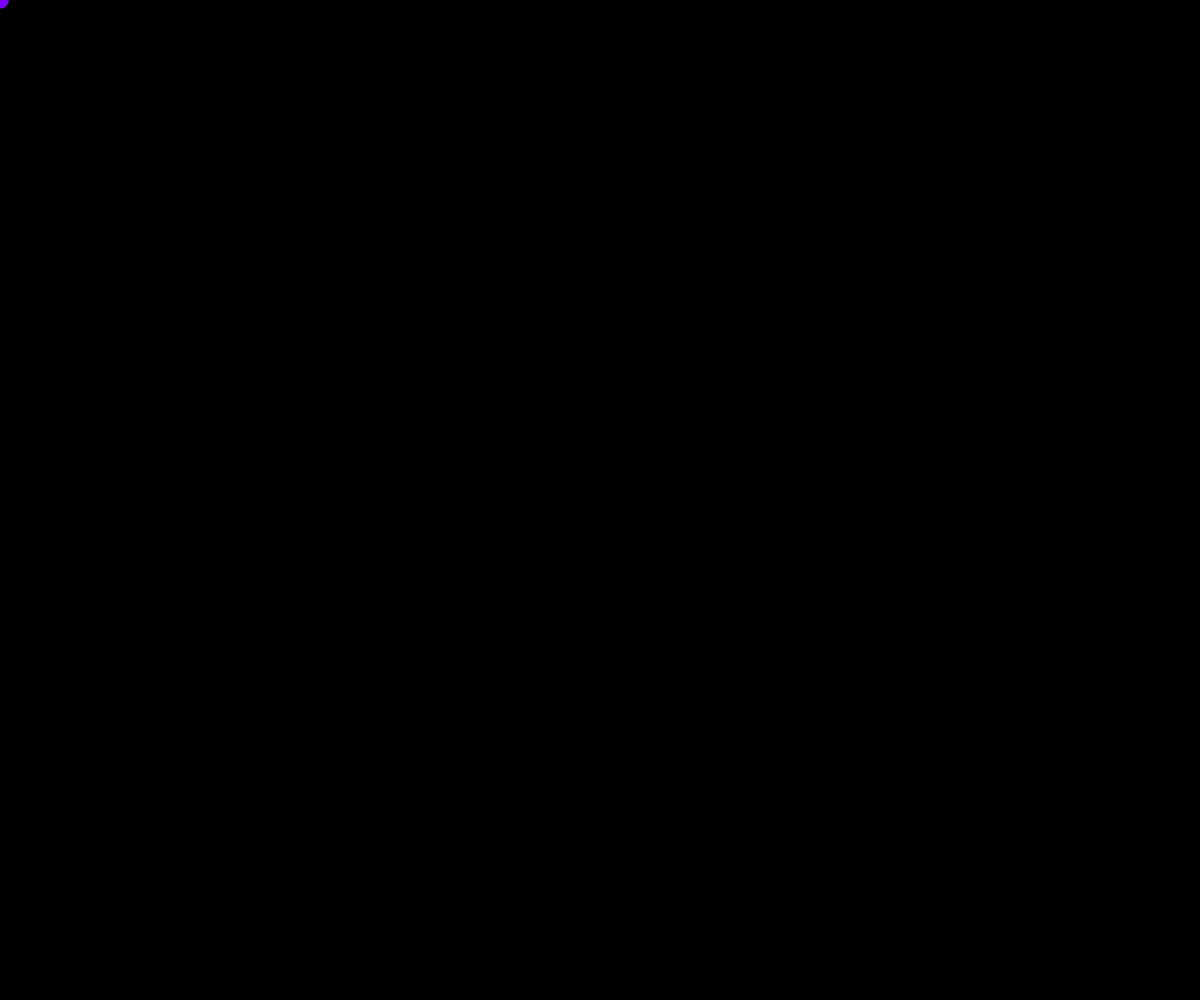
Frame 1 (no input)
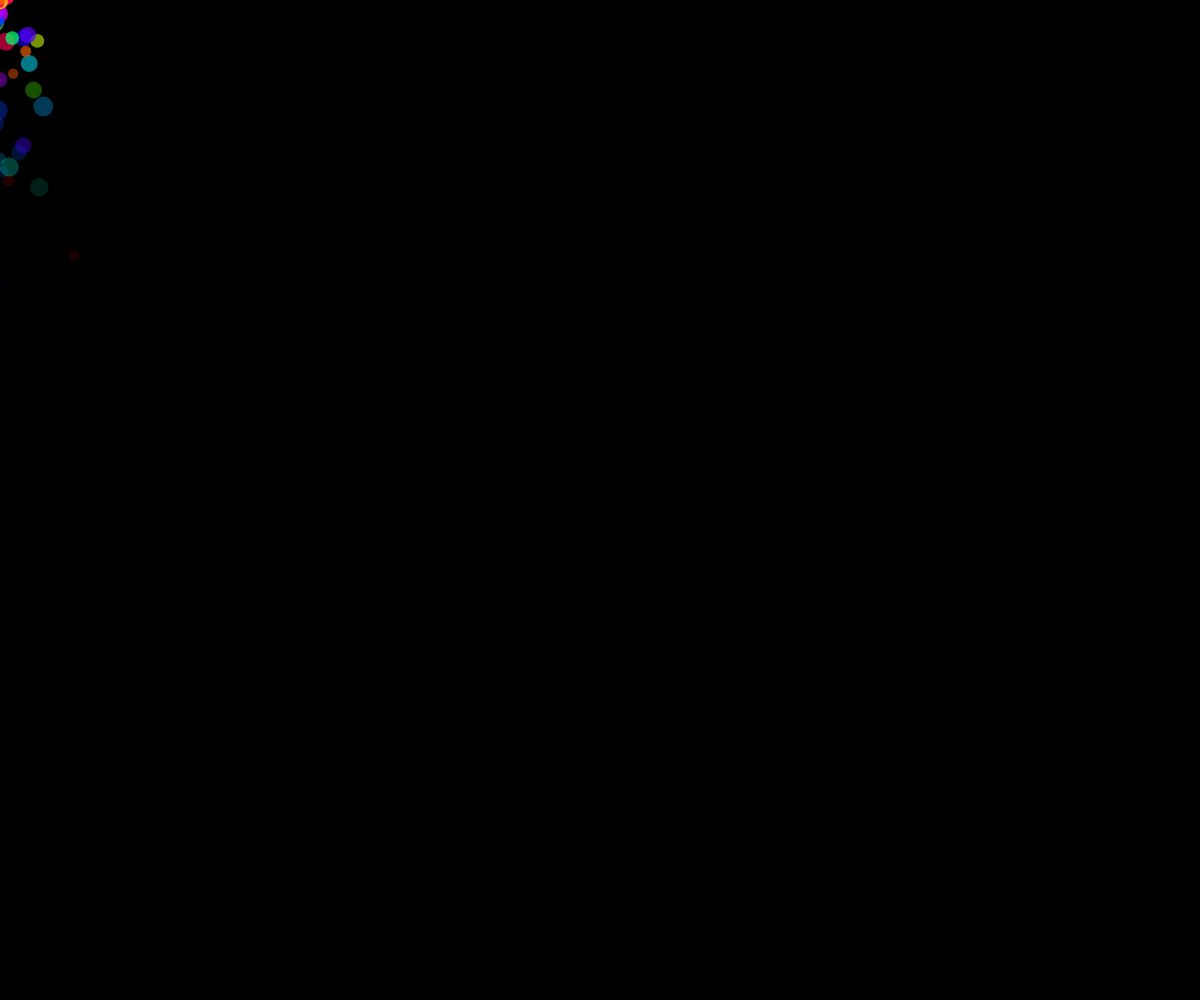
Frame 60 (no input)
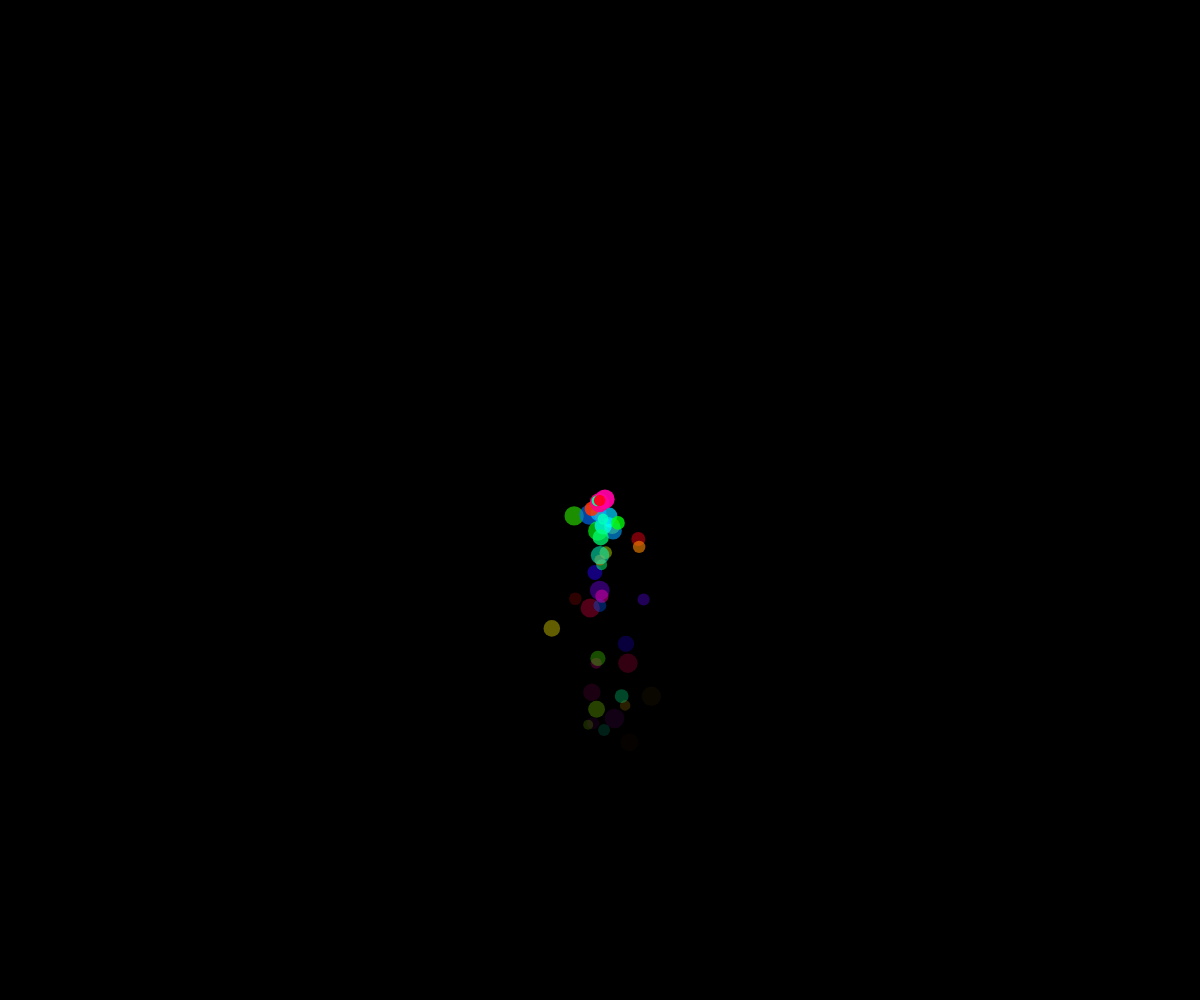
Frame 120 (the mouse pressed at the canvas centre since frame 60)

The p5.js sketch that drew these frames (run headless with seeded random() and noise() and a simulated clock; from frame 60 on, the mouse is pressed at the canvas centre):

// p5.js sketch
// ── sketch.js
const numParticlesPerFrame = 1,
  particles = [],
  particlesPoints = [];

function setup() {
  createCanvas(windowWidth, windowHeight);

  colorMode(HSB, 255);
}

function draw() {
  background(0);

  particles.push(new particleObject(mouseX, mouseY));

  for (let i = 0; i < particlesPoints.length; i++) {
    particles.push(new particleObject(particlesPoints[i].x, particlesPoints[i].y));
  }

  for (let i = 0; i < particles.length; i++) {
    const gravity = createVector(0, 0.2);
    particles[i].addForce(gravity);
    particles[i].update();
    particles[i].show();
    if (particles[i].finished()) {
      particles.splice(i, 1);
      i--;
    }
  }
}

class particleObject {
  constructor(x, y) {
    this.radius = random(5, 10);
    this.pos = createVector(x, y);
    this.vel = p5.Vector.random2D();
    this.vel.mult(random(2));
    this.acc = createVector(0, 0);
    this.initialLifeTime = 50;
    this.lifeTime = this.initialLifeTime;
    this.hue = random(255);
  }

  show() {
    noStroke();
    fill(this.hue, 255, 255, map(this.lifeTime, 0, this.initialLifeTime, 0, 255));
    circle(this.pos.x, this.pos.y, 2 * this.radius);
  }

  update() {
    this.vel.add(this.acc);
    this.pos.add(this.vel);
    this.acc.set(0, 0);
    this.lifeTime--;
  }

  addForce(force) {
    this.acc.add(force);
  }

  finished() {
    return (this.lifeTime <= 0);
  }
}

function mouseClicked() {
  particlesPoints.push(createVector(mouseX, mouseY));
}
